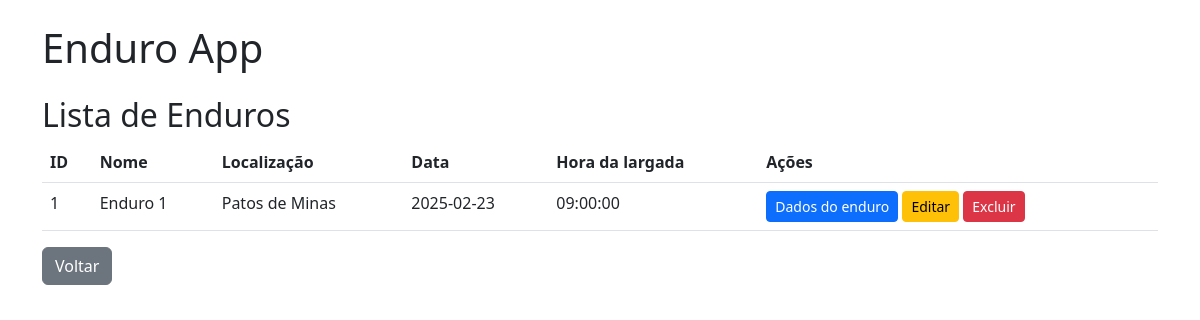
The app's page /enduros/ with its own data.
### models.py (models this page shows)
class Enduro(Base):
    __tablename__ = "enduros"
    id = Column(Integer, primary_key=True, index=True)
    name = Column(String, index=True)
    location = Column(String)
    date = Column(String)
    hora_largada = Column(String, nullable=False)
    competitors = relationship("Competitor", back_populates="enduro")
    checkpoints = relationship("Checkpoint", back_populates="enduro")
    categories = relationship("Category", back_populates="enduro")
    resultados = relationship("Resultados", back_populates="enduro")

### routers.py (the view)
@router.get("/enduros/", response_class=HTMLResponse)
def list_enduros(request: Request, db: Session = Depends(get_db)):
    enduros = db.query(Enduro).all()
    return templates.TemplateResponse("list_enduros.html", {"request": request, "enduros": enduros})

### templates/list_enduros.html
{% extends "base.html" %}
{% block content %}
<h2>Lista de Enduros</h2>
<table class="table">
    <thead>
        <tr>
            <th>ID</th>
            <th>Nome</th>
            <th>Localização</th>
            <th>Data</th>
            <th>Hora da largada</th>
            <th>Ações</th>
        </tr>
    </thead>
    <tbody>
        {% for enduro in enduros %}
        <tr>
            <td>{{ enduro.id }}</td>
            <td>{{ enduro.name }}</td>
            <td>{{ enduro.location }}</td>
            <td>{{ enduro.date }}</td>
            <td>{{ enduro.hora_largada }}</td>
            <td>
                <a href="/enduros/{{ enduro.id }}/" class="btn btn-primary btn-sm" >Dados do enduro</a>
                <a href="/enduros/{{ enduro.id }}/edit/" class="btn btn-warning btn-sm">Editar</a>
                <form action="/enduros/{{ enduro.id }}/delete/" method="post" style="display:inline;">
                    <button type="submit" class="btn btn-danger btn-sm">Excluir</button>
                </form>
            </td>
        </tr>
        {% endfor %}
    </tbody>
</table>
<a href="/" class="btn btn-secondary">Voltar</a>
{% endblock %}

### records on screen
Enduro: id "1", name "Enduro 1", location "Patos de Minas", date "2025-02-23", hora_largada "09:00:00"
